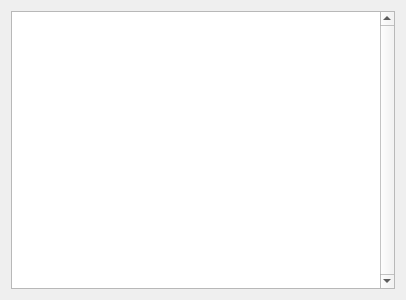
<?xml version="1.0" encoding="UTF-8"?>
<ui version="4.0">
 <class>ServerConsole</class>
 <widget class="QWidget" name="ServerConsole">
  <property name="geometry">
   <rect>
    <x>0</x>
    <y>0</y>
    <width>406</width>
    <height>300</height>
   </rect>
  </property>
  <property name="windowTitle">
   <string>Form</string>
  </property>
  <layout class="QVBoxLayout" name="verticalLayout">
   <item>
    <widget class="QPlainTextEdit" name="consoleOutput">
     <property name="verticalScrollBarPolicy">
      <enum>Qt::ScrollBarAlwaysOn</enum>
     </property>
     <property name="readOnly">
      <bool>true</bool>
     </property>
     <property name="plainText">
      <string notr="true"/>
     </property>
    </widget>
   </item>
  </layout>
 </widget>
 <resources/>
 <connections/>
</ui>
